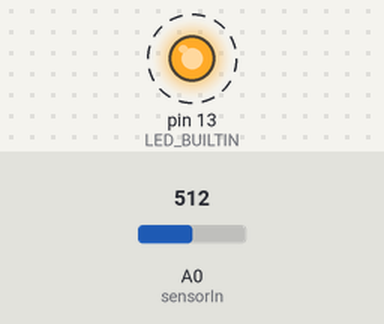
Bench run of a sketch on a simulated Arduino Uno, built with avr-gcc and run on an emulated ATmega328P. On the bench: output pins drawn as LEDs (lit = HIGH). Dashed ring = blinking. Inputs (shaded band) come from the test bench; at power-on: A0 (sensorIn) = 512. What the sketch prints to the serial monitor is not drawn.

Above: at 0.5 s.
Timing chart, 0 to 4.6 s (numbered marks = the images above):
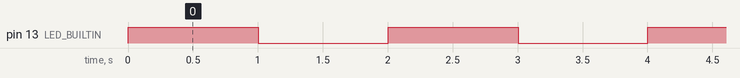

The sketch:

M1.0.ino
```cpp
/*
MONITO V1.0
*/
const int sensorIn = A0;
int mVperAmp = 66; // use 100 for 20A Module and 66 for 30A Module

double Voltage = 0;
double VRMS = 0;
double AmpsRMS = 0;
double p=0;
double Cout=0;
double PrixKW=79;

void setup(){
  Serial.print("\t\t --- MONITO CAPTEUR V1.0 ---\n");
  pinMode(LED_BUILTIN, OUTPUT);
  Serial.begin(9600);
}

void loop(){
    digitalWrite(LED_BUILTIN, HIGH);
    p=(p+getPower(getVPP())); Cout+=((PrixKW*p)/3600);
    Serial.print("->P: "); Serial.print((p/3600),7); Serial.print("KWh et Vous depenssez\t  ->Facture: "); Serial.print(Cout,7); Serial.println(" FCFA ");
    digitalWrite(LED_BUILTIN, LOW);
    delay(1000);
}


float getPower(float v)
{
    Voltage = v;
    VRMS = (Voltage/2.0) *0.707;
    AmpsRMS = (VRMS * 1000)/mVperAmp;
    return (AmpsRMS*VRMS);
}

//Tension de voltage
float getVPP()
{
  float result;

  int readValue;
  int maxValue = 0;
  int minValue = 1024;

   uint32_t start_time = millis();
   while((millis()-start_time) < 1000) //Pour 1 Seconde
   {
       readValue = analogRead(sensorIn);
       if (readValue > maxValue){
           maxValue = readValue;
       }
       if (readValue < minValue){
           minValue = readValue;
       }
   }
   // Subtract min from max
   result = ((maxValue - minValue) * 5.0)/1024.0;
   return result;
 }
```

Measured:
- by itself, pin 13 (LED_BUILTIN): alternates HIGH for 1.0 s and LOW for 1.0 s
